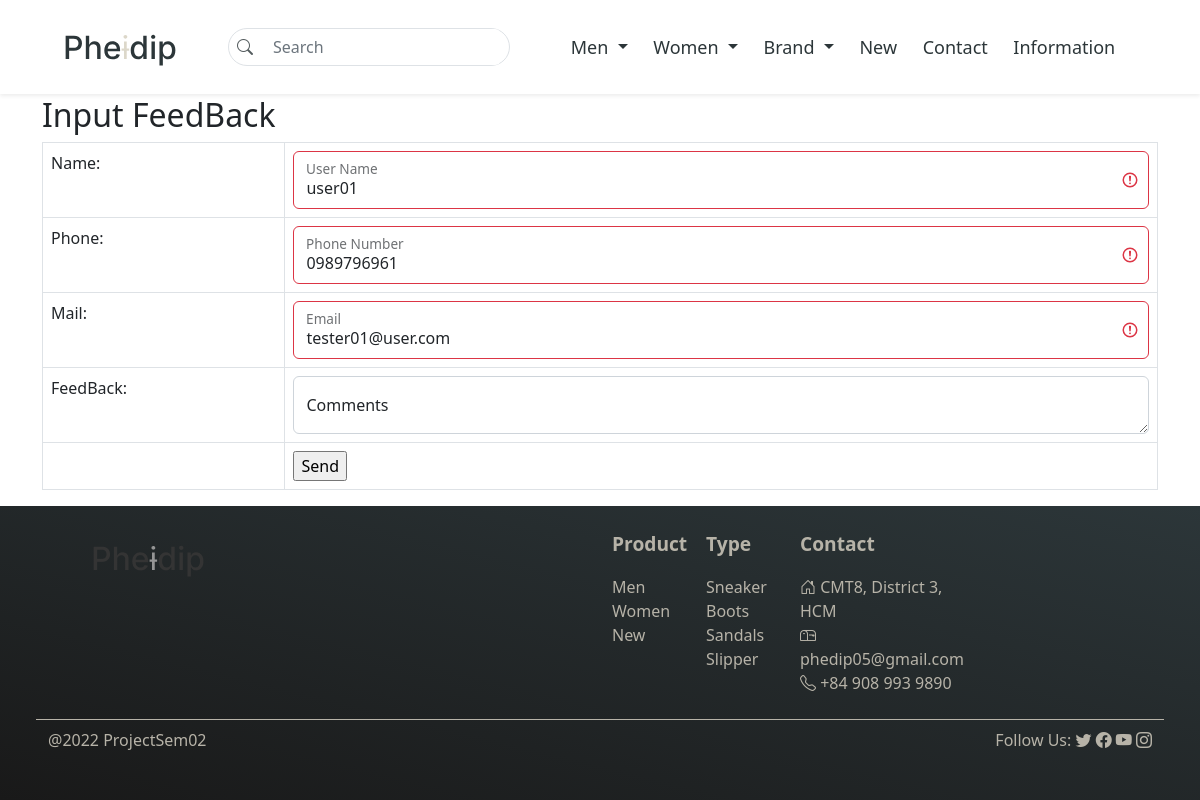
The app's page /feedbackUser.php (signed in) with its own data.
### tables this page shows
CREATE TABLE `tbUser_Account` (
    `UserID` int NOT NULL AUTO_INCREMENT,
    `UserName` varchar(50) NOT NULL,
    `Password` varchar(50) NOT NULL,
    `FullName` varchar(100) NOT NULL,
    `Email` varchar(50) NOT NULL,
    `PhoneNumber` varchar(14) NOT NULL,
    `Status` boolean DEFAULT 1,
    PRIMARY KEY (UserID)
);

### feedbackUser.php (the view, shortened to what this page needs)
<?php
include_once 'php/DBConnect.php';
$queryId = "SELECT `UserID`  FROM tbUser_Account WHERE UserName = '{$_SESSION["username"]}'";
$rsId = mysqli_query($conn, $queryId);
$rc = mysqli_fetch_array($rsId);
$userID = $rc[0];
$tbuser_accont = "SELECT * FROM tbuser_account WHERE UserID ='{$userID}'";
$rs = mysqli_query($conn, $tbuser_accont);
$data = mysqli_fetch_array($rs);
include 'php/htmlHead.php';
include 'php/navigationBar.php';
?>
<section class="container section-margin">
    <form method="post" enctype="multipart/form-data">
        <h2>Input FeedBack</h2>
        <table class="table table-hove table-bordered">
            <tr>
                <td>Name:</td>
                <td>
                    <div class="form-floating">
                        <input type="text" class="form-control is-invalid" id="floatingInputInvalid" placeholder="Phone Number" name="txtName" value="<?= $data[1] ?>" readonly>
                        <label for="floatingInputInvalid">User Name</label>
                    </div>
                </td>
            </tr>
            <tr>
                <td>Phone:</td>
                <td>
                    <div class="form-floating">
                        <input type="tel" class="form-control is-invalid" id="floatingInputInvalid" placeholder="Phone" name="txtPhone" value="<?= $data[5] ?>" readonly>
                        <label for="floatingInputInvalid">Phone Number</label>
                    </div>
                </td>
            </tr>
            <tr>
                <td>Mail:</td>
                <td>
                    <div class="form-floating">
                        <input type="email" class="form-control is-invalid" id="floatingInputInvalid" placeholder="name@example.com" name="txtEmail" value="<?= $data[4] ?>" readonly>
                        <label for="floatingInputInvalid">Email</label>
                    </div>
                </td>
            </tr>
            <tr>
                <td>FeedBack:</td>
                <td>
                    <div class="form-floating">
                        <textarea class="form-control" placeholder="Leave a comment here" id="floatingTextarea" name="txtContent" rows="10" cols="30"></textarea>
                        <label for="floatingTextarea">Comments</label>
                    </div>
                </td>
            </tr>
            <tr>
                <td></td>
                <td> <input type="submit" name="txtSubmit" value="Send"></td>
            </tr>
        </table>
    </form>
</section>
<?php
include 'php/footer.php';
include 'php/htmlBody.php';
?>

### records on screen
tbuser_account: txtName "user01", txtPhone "0989796961", txtEmail "tester01@user.com"
